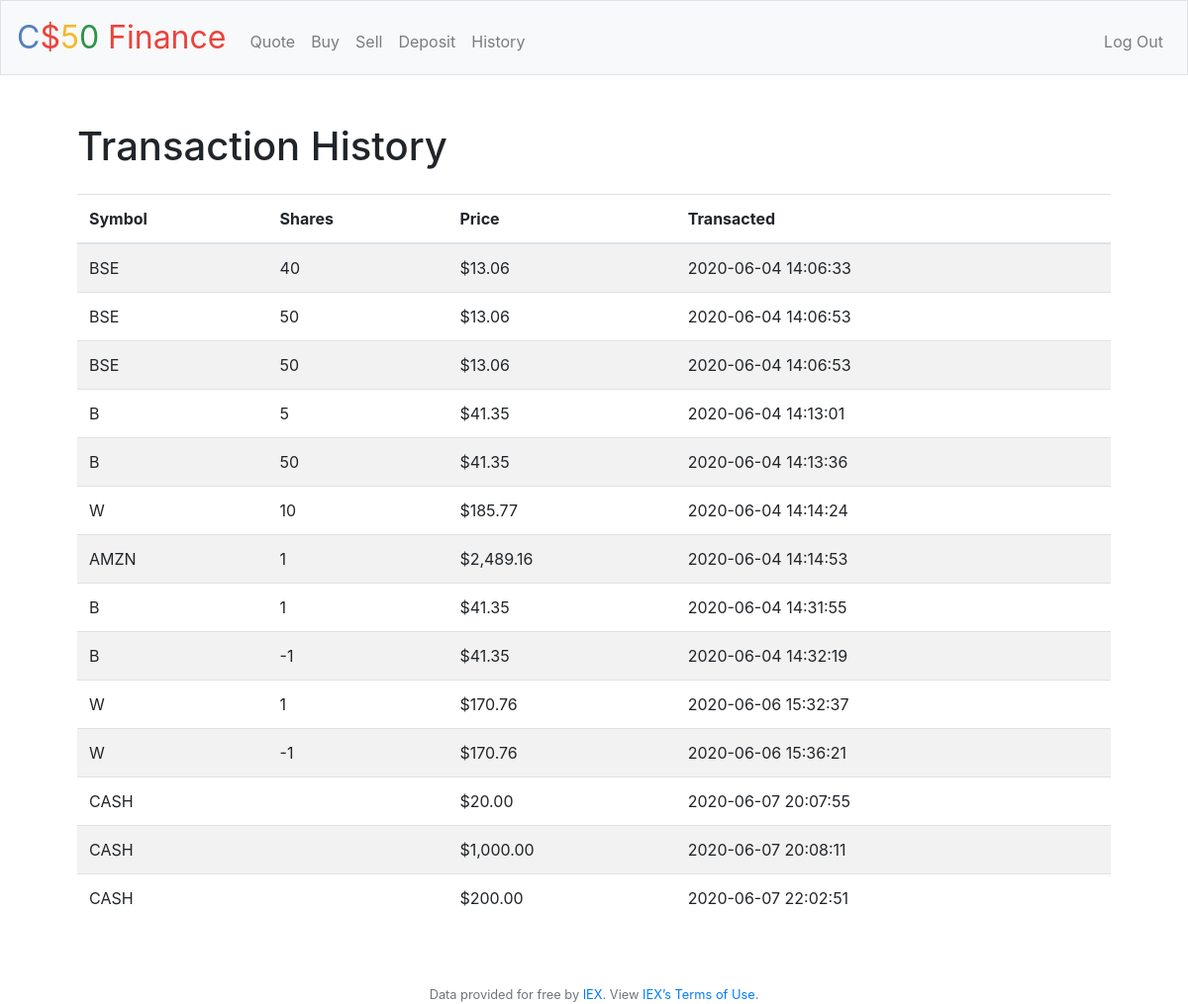
The app's page /history (signed in) with its own data.
### tables this page shows
CREATE TABLE transactions (
    user_id INTEGER NOT NULL,
    symbol TEXT NOT NULL,
    price NUMERIC NOT NULL,
    shares INTEGER,
    time TIMESTAMP NOT NULL
,
    FOREIGN KEY(user_id) REFERENCES users(id)
);

### application.py (the view)
@app.route("/history")
@login_required
def history():
    db_rows = db.execute("SELECT * FROM transactions WHERE user_id = ?", session["user_id"])
    for row in db_rows:
        row["price"] = usd(row["price"]) # Formatting
    message = ["Transaction History"]
    return render_template("history.html", rows=db_rows, message=message)

### application.py (called while the page is built)
@app.after_request
def after_request(response):
    response.headers["Cache-Control"] = "no-cache, no-store, must-revalidate"
    response.headers["Expires"] = 0
    response.headers["Pragma"] = "no-cache"
    return response

### helpers.py (called while the page is built)
def login_required(f):
    @wraps(f)
    def decorated_function(*args, **kwargs):
        if session.get("user_id") is None:
            return redirect("/login")
        return f(*args, **kwargs)
    return decorated_function

def usd(value):
    return f"${value:,.2f}"

### templates/history.html (shortened to what this page needs)
{% extends "layout.html" %}
{% block main %}
    <div class="greeting">
        <h1>{{ message[0] }}</h1>
    </div>
    <table class="table table-striped">
        <thead>
            <tr>
                <th>Symbol</th>
                <th>Shares</th>
                <th>Price</th>
                <th>Transacted</th>
            </tr>
        </thead>
        {% for row in rows %}
            <tr>
                <td>{{ row["symbol"] }}</td>
                <td>
                    {% if row["shares"] %}
                        {{ row["shares"] }}
                    {% endif %}
                </td>
                <td>{{ row["price"] }}</td>
                <td>{{ row["time"] }}</td>
            </tr>
        {% endfor %}
    </table>
{% endblock %}

### static/styles.css (style rules this page uses)
table { text-align: left; }
h1 { margin-bottom: 1.5rem; }
.greeting { text-align: left; margin-bottom: 1rem; }

### records on screen
transactions: symbol "BSE", shares "40", price "$13.06", time "2020-06-04 14:06:33"
transactions: symbol "BSE", shares "50", price "$13.06", time "2020-06-04 14:06:53"
transactions: symbol "BSE", shares "50", price "$13.06", time "2020-06-04 14:06:53"
transactions: symbol "B", shares "5", price "$41.35", time "2020-06-04 14:13:01"
transactions: symbol "B", shares "50", price "$41.35", time "2020-06-04 14:13:36"
transactions: symbol "W", shares "10", price "$185.77", time "2020-06-04 14:14:24"
transactions: symbol "AMZN", shares "1", price "$2,489.16", time "2020-06-04 14:14:53"
transactions: symbol "B", shares "1", price "$41.35", time "2020-06-04 14:31:55"
transactions: symbol "B", shares "-1", price "$41.35", time "2020-06-04 14:32:19"
transactions: symbol "W", shares "1", price "$170.76", time "2020-06-06 15:32:37"
transactions: symbol "W", shares "-1", price "$170.76", time "2020-06-06 15:36:21"
transactions: symbol "CASH", price "$20.00", time "2020-06-07 20:07:55"
transactions: symbol "CASH", price "$1,000.00", time "2020-06-07 20:08:11"
transactions: symbol "CASH", price "$200.00", time "2020-06-07 22:02:51"

### other values on screen
{{ message[0] }} "Transaction History"
